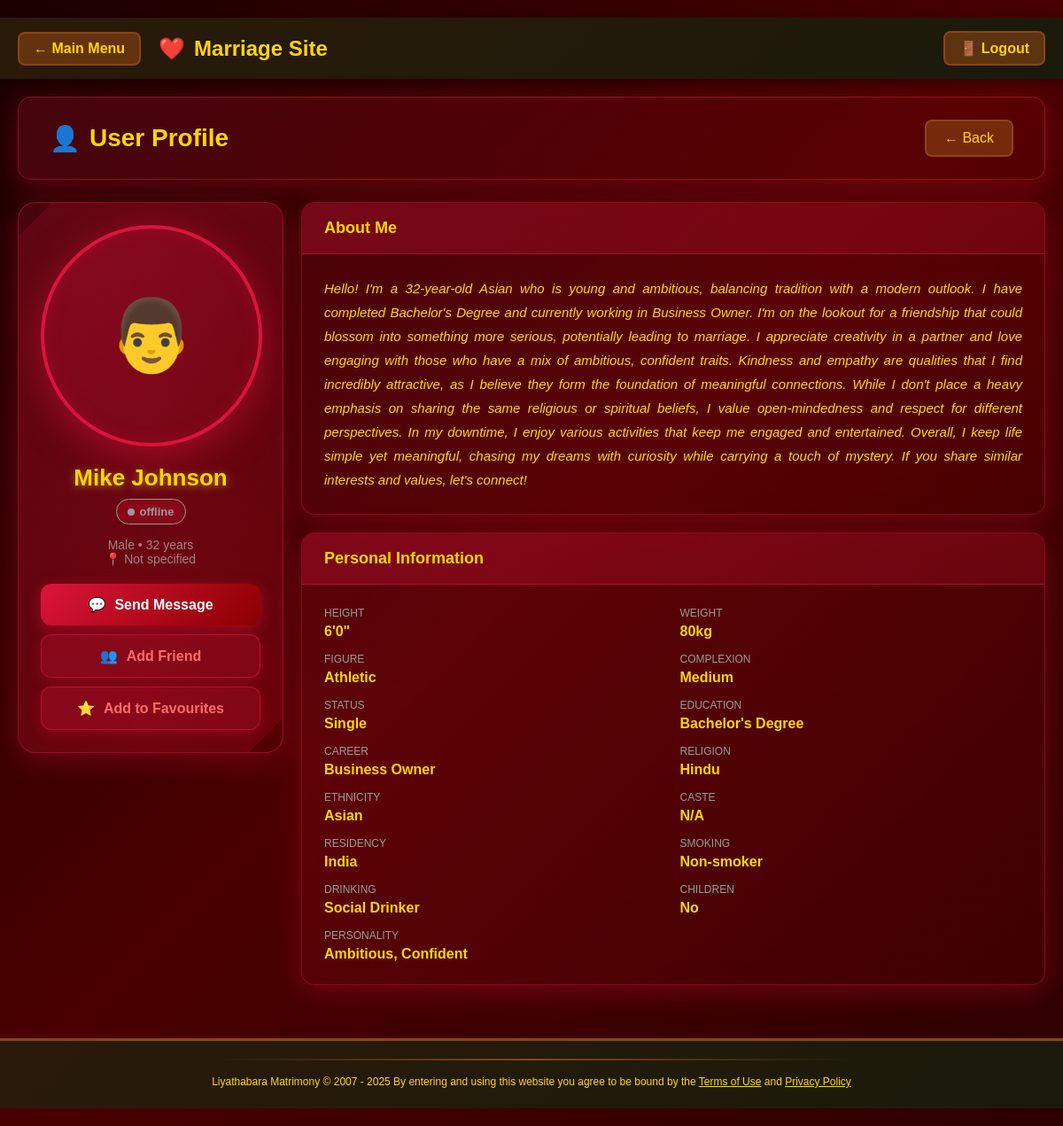
Screenshot of /view_profile.php?id=3 (signed in) with the database file from the repository.
### tables this page shows
CREATE TABLE users (
    id INT AUTO_INCREMENT PRIMARY KEY,
    username VARCHAR(100) NOT NULL,
    email VARCHAR(100) NOT NULL UNIQUE,
    password VARCHAR(255) NOT NULL,
    gender ENUM('male', 'female') NOT NULL,
    day INT,
    month INT,
    year INT,
    profile_completed TINYINT DEFAULT 0,
    created_at TIMESTAMP DEFAULT CURRENT_TIMESTAMP,
    INDEX idx_email (email),
    INDEX idx_gender (gender)
);

CREATE TABLE user_data (
    id INT AUTO_INCREMENT PRIMARY KEY,
    user_id INT NOT NULL,
    height VARCHAR(50),
    weight VARCHAR(50),
    figure VARCHAR(50),
    appearance VARCHAR(50),
    complexion VARCHAR(50),
    status VARCHAR(50),
    education VARCHAR(100),
    career VARCHAR(100),
    religion VARCHAR(50),
    ethnicity VARCHAR(50),
    caste VARCHAR(50),
    social_class VARCHAR(50),
    residency VARCHAR(100),
    family VARCHAR(100),
    smoking VARCHAR(50),
    drinking VARCHAR(50),
    children VARCHAR(50),
    personality VARCHAR(100),
    first_date_preference VARCHAR(100),
    living_arrangements VARCHAR(100),
    created_at TIMESTAMP DEFAULT CURRENT_TIMESTAMP,
    updated_at TIMESTAMP DEFAULT CURRENT_TIMESTAMP ON UPDATE CURRENT_TIMESTAMP,
    FOREIGN KEY (user_id) REFERENCES users(id) ON DELETE CASCADE,
    INDEX idx_user_id (user_id)
);

### view_profile.php (the view, shortened to what this page needs)
<?php
include 'database/db_connect.php';
$profile_id = intval($_GET['id']);
$user_query = $conn->query("SELECT * FROM users WHERE id=$profile_id");
$user = $user_query->fetch_assoc();
$profile_query = $conn->query("SELECT * FROM user_data WHERE user_id=$profile_id");
$profile = $profile_query ? $profile_query->fetch_assoc() : null;
$photo = null;
$minutes_ago = null;
function getOnlineStatus($minutes_ago) {
    if ($minutes_ago === null) {
        return ['text' => 'offline', 'class' => 'offline', 'color' => '#999'];
    } elseif ($minutes_ago < 5) {
        return ['text' => 'Online now', 'class' => 'online', 'color' => '#4caf50'];
    } elseif ($minutes_ago < 60) {
        return ['text' => 'Active ' . $minutes_ago . ' min ago', 'class' => 'recent', 'color' => '#ffd700'];
    } elseif ($minutes_ago < 1440) {
        $hours = floor($minutes_ago / 60);
        return ['text' => 'Active ' . $hours . 'h ago', 'class' => 'recent', 'color' => '#ffd700'];
    } else {
        $days = floor($minutes_ago / 1440);
        return ['text' => 'Active ' . $days . 'd ago', 'class' => 'offline', 'color' => '#999'];
    }
}
$onlineStatus = getOnlineStatus($minutes_ago);
$age = isset($user['year']) ? (date('Y') - $user['year']) : 'N/A';
$location = [];
$location_str = !empty($location) ? implode(', ', $location) : 'Not specified';
$is_friend = false;
$is_favourite = false;
function generateAboutMe($user, $profile) {
    $age = isset($user['year']) ? (date('Y') - $user['year']) : 'N/A';
    $ethnicity = $profile['ethnicity'] ?? 'Sri Lankan';
    $education = $profile['education'] ?? '';
    $career = $profile['career'] ?? '';
    $religion = $profile['religion'] ?? '';
    $personality = $profile['personality'] ?? '';
    $smoking = $profile['smoking'] ?? '';
    $drinking = $profile['drinking'] ?? '';
    $description = "Hello! I'm a {$age}-year-old {$ethnicity} who is young and ambitious, balancing tradition with a modern outlook. ";
    if(!empty($education) && !empty($career)) {
        $description .= "I have completed {$education} and currently working in {$career}. ";
    }
    $description .= "I'm on the lookout for a friendship that could blossom into something more serious, potentially leading to marriage. ";
    if(!empty($personality)) {
        $traits = strtolower($personality);
        $description .= "I appreciate creativity in a partner and love engaging with those who have a mix of {$traits} traits. ";
    }
    $description .= "Kindness and empathy are qualities that I find incredibly attractive, as I believe they form the foundation of meaningful connections. ";
    if(!empty($religion)) {
        $description .= "While I don't place a heavy emphasis on sharing the same religious or spiritual beliefs, I value open-mindedness and respect for different perspectives. ";
    }
    $description .= "In my downtime, I enjoy various activities that keep me engaged and entertained. ";
    $description .= "Overall, I keep life simple yet meaningful, chasing my dreams with curiosity while carrying a touch of mystery. If you share similar interests and values, let's connect!";
    return $description;
}
$about_me = generateAboutMe($user, $profile);
include 'includes/header.php';
?>
<div class="profile-container">
    <div class="profile-header">
        <h1 class="profile-title">
            <span>👤</span>
            User Profile
        </h1>
        <a href="javascript:history.back()" class="back-btn">← Back</a>
    </div>
    <div class="profile-layout">
        <div class="profile-sidebar">
            <div class="photo-card">
                <div class="profile-photo">
                    <?php if($photo): ?>
                        <img src="<?php echo $photo['photo_path']; ?>" alt="<?php echo htmlspecialchars($user['username'] ?? 'User'); ?>">
                    <?php else: ?>
                        <div class="placeholder">
                            <?php echo $user['gender'] == 'female' ? '👩' : '👨'; ?>
                        </div>
                    <?php endif; ?>
                </div>
                <div class="user-name"><?php echo htmlspecialchars($user['username'] ?? 'User ' . $user['id']); ?></div>
                <div class="online-status" style="background: <?php echo $onlineStatus['color']; ?>20; border: 1px solid <?php echo $onlineStatus['color']; ?>;">
                    <span class="status-dot" style="background: <?php echo $onlineStatus['color']; ?>;"></span>
                    <span style="color: <?php echo $onlineStatus['color']; ?>;"><?php echo $onlineStatus['text']; ?></span>
                </div>
                <div class="user-basic-info">
                    <?php if(isset($user['gender'])): ?>
                        <?php echo ucfirst($user['gender']); ?>
                    <?php endif; ?>
                    <?php if($age != 'N/A'): ?>
                        • <?php echo $age; ?> years
                    <?php endif; ?>
                    <br>
                    📍 <?php echo htmlspecialchars($location_str); ?>
                </div>
                <div class="action-buttons">
                    <a href="send_message.php?to=<?php echo $profile_id; ?>" class="action-btn">
                        <span>💬</span> Send Message
                    </a>
                    <?php if($is_friend): ?>
                        <a href="#" class="action-btn secondary disabled" onclick="return false;">
                            <span>✓</span> Already Friends
                        </a>
                    <?php else: ?>
                        <a href="add_friend.php?id=<?php echo $profile_id; ?>" class="action-btn secondary">
                            <span>👥</span> Add Friend
                        </a>
                    <?php endif; ?>
                    <?php if($is_favourite): ?>
                        <a href="#" class="action-btn secondary disabled" onclick="return false;">
                            <span>⭐</span> In Favourites
                        </a>
                    <?php else: ?>
                        <a href="add_favourite.php?id=<?php echo $profile_id; ?>" class="action-btn secondary">
                            <span>⭐</span> Add to Favourites
                        </a>
                    <?php endif; ?>
                </div>
            </div>
        </div>
        <div class="profile-main">
            <div class="info-card">
                <div class="card-header">
                    <h2 class="card-title">About Me</h2>
                </div>
                <div class="card-content">
                    <p class="about-text"><?php echo $about_me; ?></p>
                </div>
            </div>
            <?php if($profile): ?>
            <div class="info-card">
                <div class="card-header">
                    <h2 class="card-title">Personal Information</h2>
                </div>
                <div class="card-content">
                    <div class="info-grid">
                        <?php if(isset($profile['height'])): ?>
                        <div class="info-item">
                            <div class="info-label">Height</div>
                            <div class="info-value"><?php echo $profile['height']; ?></div>
                        </div>
                        <?php endif; ?>
                        <?php if(isset($profile['weight'])): ?>
                        <div class="info-item">
                            <div class="info-label">Weight</div>
                            <div class="info-value"><?php echo $profile['weight']; ?></div>
                        </div>
                        <?php endif; ?>
                        <?php if(isset($profile['figure'])): ?>
                        <div class="info-item">
                            <div class="info-label">Figure</div>
                            <div class="info-value"><?php echo $profile['figure']; ?></div>
                        </div>
                        <?php endif; ?>
                        <?php if(isset($profile['complexion'])): ?>
                        <div class="info-item">
                            <div class="info-label">Complexion</div>
                            <div class="info-value"><?php echo $profile['complexion']; ?></div>
                        </div>
                        <?php endif; ?>
                        <?php if(isset($profile['status'])): ?>
                        <div class="info-item">
                            <div class="info-label">Status</div>
                            <div class="info-value"><?php echo $profile['status']; ?></div>
                        </div>
                        <?php endif; ?>
                        <?php if(isset($profile['education'])): ?>
                        <div class="info-item">
                            <div class="info-label">Education</div>
                            <div class="info-value"><?php echo $profile['education']; ?></div>
                        </div>
                        <?php endif; ?>
                        <?php if(isset($profile['career'])): ?>
                        <div class="info-item">
                            <div class="info-label">Career</div>
                            <div class="info-value"><?php echo $profile['career']; ?></div>
                        </div>
                        <?php endif; ?>
                        <?php if(isset($profile['religion'])): ?>
                        <div class="info-item">
                            <div class="info-label">Religion</div>
                            <div class="info-value"><?php echo $profile['religion']; ?></div>
                        </div>
                        <?php endif; ?>
                        <?php if(isset($profile['ethnicity'])): ?>
                        <div class="info-item">
                            <div class="info-label">Ethnicity</div>
                            <div class="info-value"><?php echo $profile['ethnicity']; ?></div>
                        </div>
                        <?php endif; ?>
                        <?php if(isset($profile['caste'])): ?>
                        <div class="info-item">
                            <div class="info-label">Caste</div>
                            <div class="info-value"><?php echo $profile['caste']; ?></div>
                        </div>
                        <?php endif; ?>
                        <?php if(isset($profile['residency'])): ?>
                        <div class="info-item">
                            <div class="info-label">Residency</div>
                            <div class="info-value"><?php echo $profile['residency']; ?></div>
                        </div>
                        <?php endif; ?>
                        <?php if(isset($profile['smoking'])): ?>
                        <div class="info-item">
                            <div class="info-label">Smoking</div>
                            <div class="info-value"><?php echo $profile['smoking']; ?></div>
                        </div>
                        <?php endif; ?>
                        <?php if(isset($profile['drinking'])): ?>
                        <div class="info-item">
                            <div class="info-label">Drinking</div>
                            <div class="info-value"><?php echo $profile['drinking']; ?></div>
                        </div>
                        <?php endif; ?>
                        <?php if(isset($profile['children'])): ?>
                        <div class="info-item">
                            <div class="info-label">Children</div>
                            <div class="info-value"><?php echo $profile['children']; ?></div>
                        </div>
                        <?php endif; ?>
                        <?php if(isset($profile['personality'])): ?>
                        <div class="info-item">
                            <div class="info-label">Personality</div>
                            <div class="info-value"><?php echo $profile['personality']; ?></div>
                        </div>
                        <?php endif; ?>
                    </div>
                </div>
            </div>
            <?php endif; ?>
        </div>
    </div>
</div>
<?php include 'includes/footer.php'; ?>

### includes/header.php (style rules this page uses)
* { margin:0; padding:0; box-sizing:border-box; }
body { font-family: Arial, sans-serif; background:#f4f4f4; color:#333; }

### rows the page displays
users: username "Mike Johnson", gender "Male", year "32", year.personality "Hello! I'm a 32-year-old Asian who is young and ambitious, balancing tradition with a modern outlook. I have completed Bachelor's Degree and currently working in Business Owner. I'm on the lookout for a friendship that could blossom into something more serious, potentially leading to marriage. I appreciate creativity in a partner and love engaging with those who have a mix of ambitious, confident traits. Kindness and empathy are qualities that I find incredibly attractive, as I believe they form the foundation of meaningful connections. While I don't place a heavy emphasis on sharing the same religious or spiritual beliefs, I value open-mindedness and respect for different perspectives. In…"
user_data: height "6'0\"", weight "80kg", figure "Athletic", complexion "Medium", status "Single", education "Bachelor's Degree", career "Business Owner", religion "Hindu", ethnicity "Asian", caste "N/A", residency "India", smoking "Non-smoker", drinking "Social Drinker", children "No", personality "Ambitious, Confident"

### other values shown
$onlineStatus['text'] "offline"
$location_str "Not specified"
